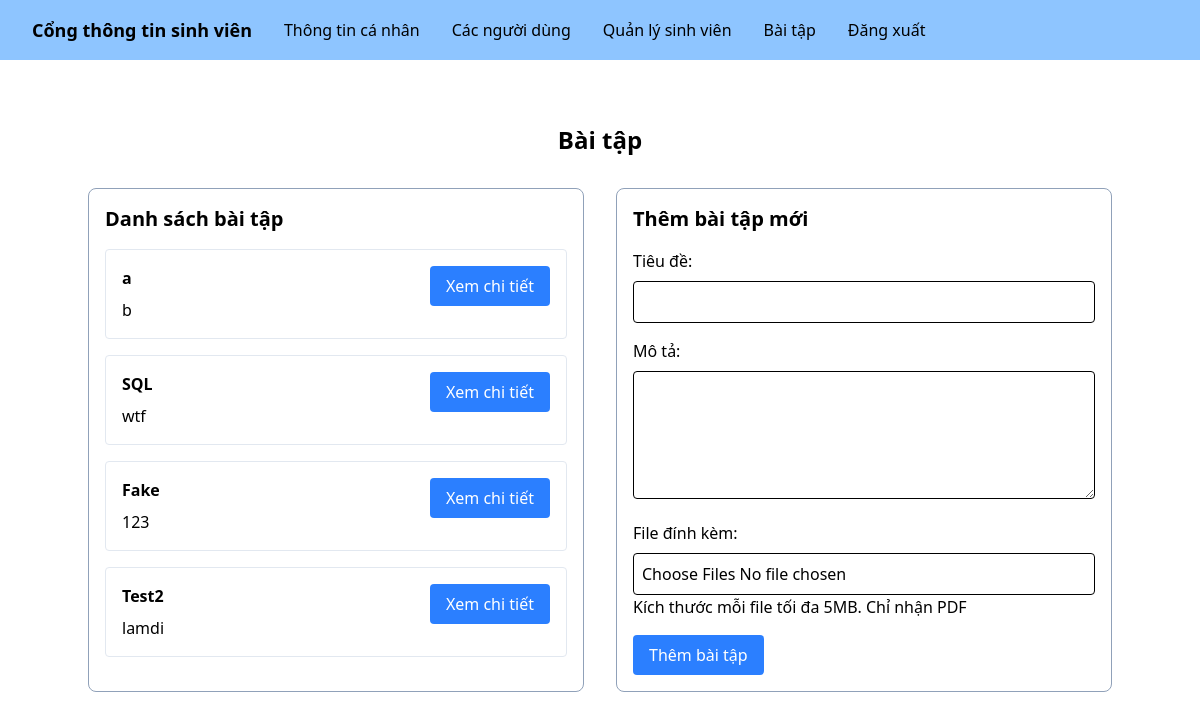
The page /teachers/homework.php (signed in) on the database its author committed.
### tables this page shows
CREATE TABLE `homework` (
  `id` int(11) NOT NULL,
  `title` varchar(300) NOT NULL,
  `description` text NOT NULL
);

### teachers/homework.php (the view, shortened to what this page needs)
<?php
  $conn = include("../lib/database.php");
  $stmt = $conn->prepare("SELECT * FROM homework");
  if (!$stmt->execute()) {
    header("Location: http://" . $_SERVER["HTTP_HOST"] . "/error.php?errmsg=Lỗi+hệ+thống");
    exit();
  }
  $assignments = $stmt->get_result()->fetch_all(MYSQLI_ASSOC);
?>
<!DOCTYPE html>
<html lang="en">
<head>
  <script src="https://cdn.jsdelivr.net/npm/@tailwindcss/browser@4"></script>
</head>
<body>
  <?php
    include("../components/header.php")
  ?>
  <h1 class="text-2xl text-center font-bold mt-16">Bài tập</h1>
  <div class="container mx-auto mt-8 flex gap-8">
    <div class="w-1/2 p-4 border border-slate-400 rounded-lg">
      <h2 class="text-xl font-bold mb-4">Danh sách bài tập</h2>
      <div id="homework-list" class="space-y-4">
        <?php foreach ($assignments as $assignment): ?>
        <div class="p-4 border border-slate-200 rounded flex justify-between items-start">
          <div class="flex-grow">
            <h3 class="font-bold"><?= htmlspecialchars($assignment['title']) ?></h3>
            <p class="mt-2 break-words break-all overflow-hidden">
              <?= htmlspecialchars($assignment['description']) ?></p>
          </div>
          <div class="w-max">
            <a href="/teachers/homework_detail.php?id=<?= $assignment['id'] ?>">
              <button
                class="bg-blue-500 text-white px-4 py-2 rounded cursor-pointer whitespace-nowrap">
                Xem chi tiết
              </button>
            </a>
          </div>
        </div>
        <?php endforeach; ?>
      </div>
    </div>
    <div class="w-1/2 p-4 border border-slate-400 rounded-lg">
      <h2 class="text-xl font-bold mb-4">Thêm bài tập mới</h2>
      <form action="/lib/homework/add.php" method="POST" enctype="multipart/form-data">
        <div class="mb-4">
          <label class="block mb-2">Tiêu đề:</label>
          <input type="text" name="title" required class="w-full p-2 border rounded">
        </div>
        <div class="mb-4">
          <label class="block mb-2">Mô tả:</label>
          <textarea name="description" required class="w-full p-2 border rounded h-32"></textarea>
        </div>
        <div class="mb-4">
          <label class="block mb-2">File đính kèm:</label>
          <input type="file" name="homework_files[]" multiple class="w-full p-2 border rounded">
          <p>Kích thước mỗi file tối đa 5MB. Chỉ nhận PDF</p>
        </div>
        <button type="submit" class="bg-blue-500 text-white px-4 py-2 rounded cursor-pointer">
          Thêm bài tập
        </button>
      </form>
    </div>
  </div>
</body>
</html>

### rows shown on the page
homework: title "a", description "b"
homework: title "SQL", description "wtf"
homework: title "Fake", description "123"
homework: title "Test2", description "lamdi"
